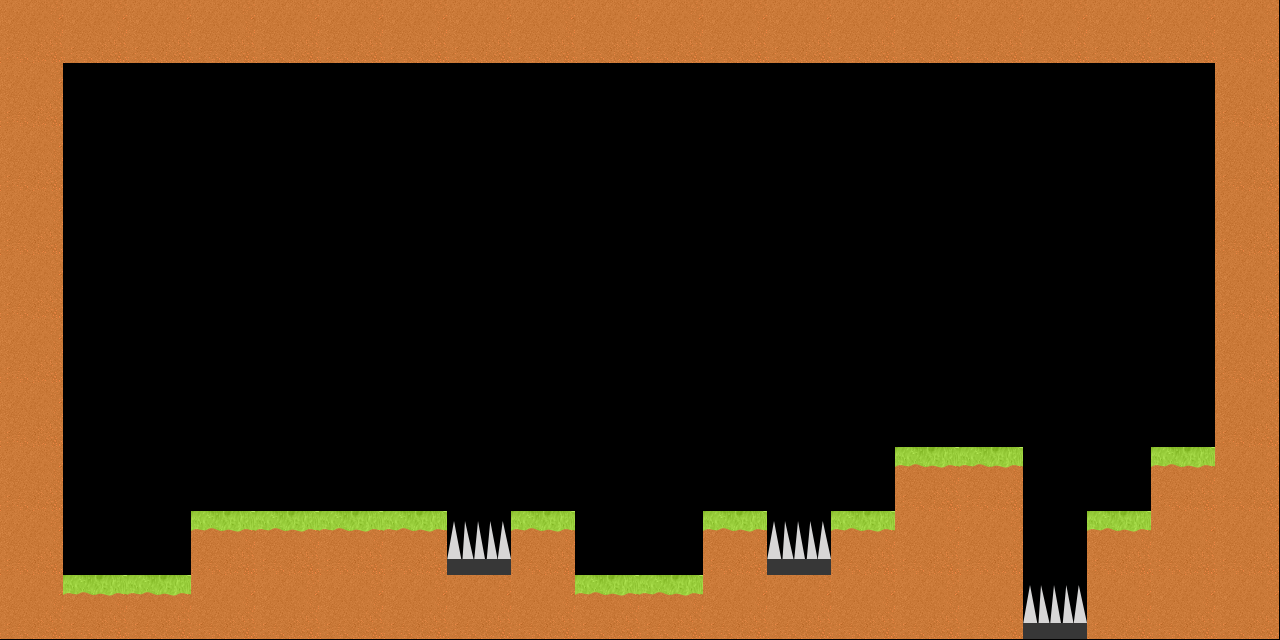

A level layout from a 2D game, rendered from its tile map. Below: a short description, then the map file with its tile-grid data intact:
An orthogonal 20x10 tile map with 64x64 px tiles, 1 tile layer (Calque de Tile 1).

<map version="1.0" orientation="orthogonal" renderorder="right-down" width="20" height="10" tilewidth="64" tileheight="64" nextobjectid="1">
 <tileset firstgid="1" name="tileset" tilewidth="64" tileheight="64" tilecount="28" columns="7">
  <image source="tileset.png" width="480" height="288" />
 </tileset>
 <layer name="Calque de Tile 1" width="20" height="10" offsetx="-1" offsety="-1">
  <data encoding="csv">
1,1,1,1,1,1,1,1,1,1,1,1,1,1,1,1,1,1,1,1,
1,0,0,0,0,0,0,0,0,0,0,0,0,0,0,0,0,0,0,1,
1,0,0,0,0,0,0,0,0,0,0,0,0,0,0,0,0,0,0,1,
1,0,0,0,0,0,0,0,0,0,0,0,0,0,0,0,0,0,0,1,
1,0,0,0,0,0,0,0,0,0,0,0,0,0,0,0,0,0,0,1,
1,0,0,0,0,0,0,0,0,0,0,0,0,0,0,0,0,0,0,1,
1,0,0,0,0,0,0,0,0,0,0,0,0,0,0,0,0,0,0,1,
1,0,0,0,0,0,0,0,0,0,0,0,0,0,3,3,0,0,3,1,
1,0,0,3,3,3,3,4,3,0,0,3,4,3,1,1,0,3,1,1,
1,3,3,1,1,1,1,1,1,3,3,1,1,1,1,1,4,1,1,1
</data>
 </layer>
</map>